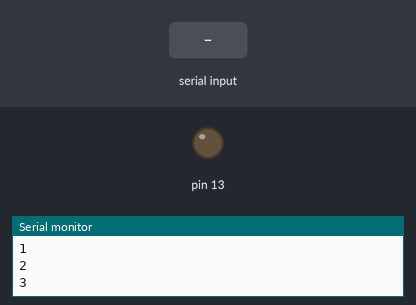
A sketch run on a simulated Arduino Uno, built with avr-gcc and run on an emulated ATmega328P. On the bench: output pins drawn as LEDs (lit = HIGH), the last lines printed to the serial monitor. The test bench sets the inputs (shaded band).

Above: at 1.5 s.
1.6 s: "1" received over Serial
At 3.2 s:
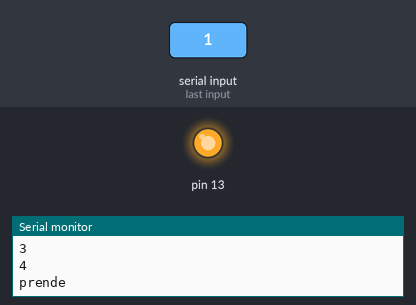
Timing chart, 0 to 4.7 s (numbered marks = the images above; inputs shaded):
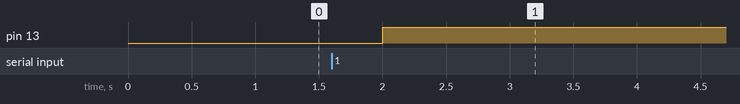

The sketch:

Python_Recibe.ino
```cpp
int led = 13;
int contador=0 ;
char dato;


void setup() {
   pinMode(13,OUTPUT);
   Serial.begin(9600);
}

void loop() {

  contador = contador+1;
  Serial.println(contador);
  delay(500);   // No mover

  if (Serial.available()>0 )
    {
      dato = Serial.read();
      if (dato== '1')
        {
          digitalWrite(13,HIGH) ;
          Serial.println("prende");
        }

      if (dato== 'A')
        {
          digitalWrite(13,LOW) ;
          Serial.println("apaga");
        }

    delay(5000);

    }

}
```

Measured:
- after the input at 1.6 s, pin 13: LOW → HIGH after 0.40 s
